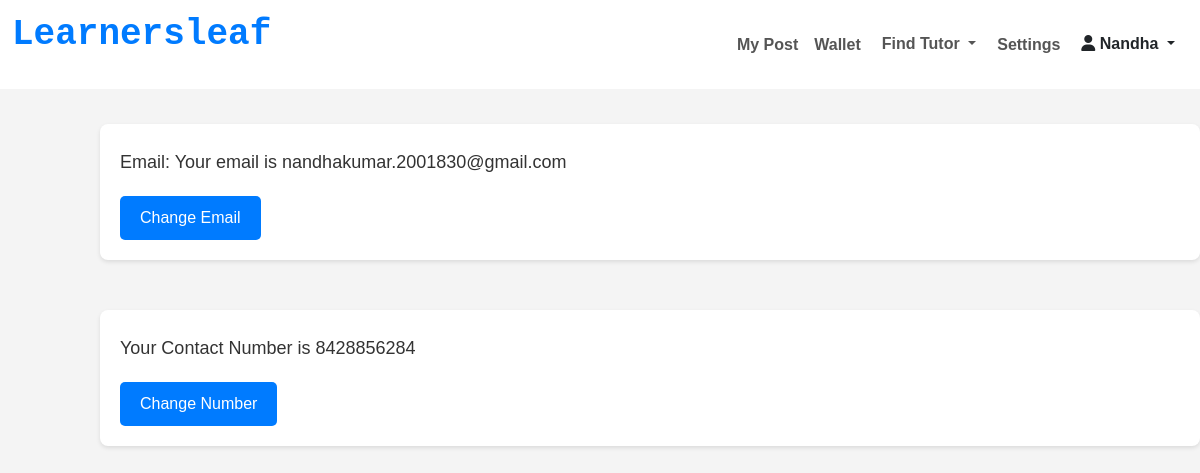
/stu_settings/nandhakumar.2001830@gmail.com, run on an earlier commit of the app's database.
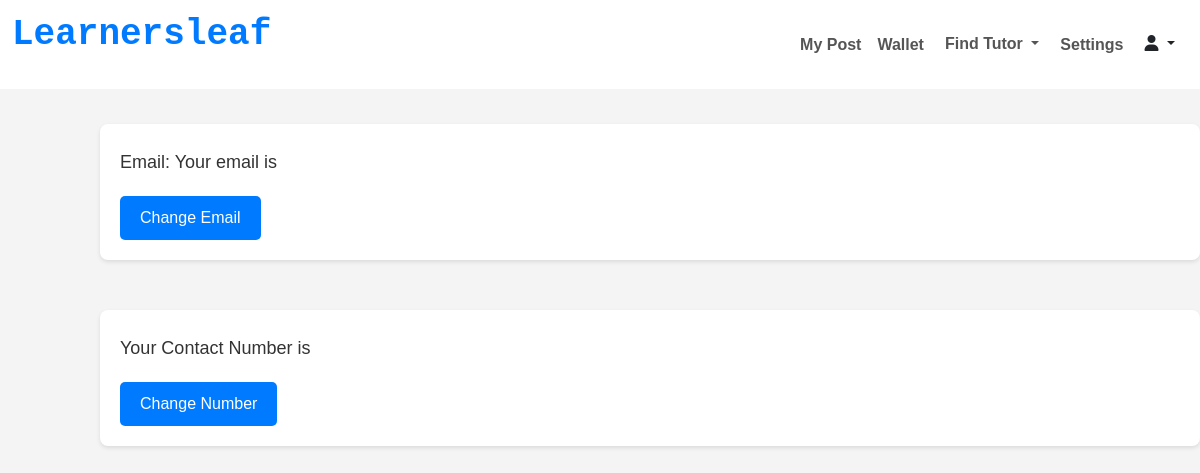
And on a later commit of the database.
### kovai_app/models.py (models this page shows)
class TutorRequest(models.Model):
    id = models.AutoField(primary_key=True)
    name = models.CharField(max_length=100,null=True,blank=True)
    email = models.EmailField()
    location = models.CharField(max_length=255)
    phone = models.CharField(max_length=15)
    w_number = models.CharField(max_length=15,null=True,blank=True)
    password= models.CharField(max_length=100,null=True,blank=True)
    coin=models.IntegerField(null=True, blank=True)
    mobile_otp=models.IntegerField(null=True, blank=True)
    gender=models.CharField(max_length=100,null=True,blank=True)

class Requestpost(models.Model):
    email = models.EmailField(null=True, blank=True)
    classes = models.CharField(max_length=225, null=True, blank=True)
    curriculum= models.CharField(max_length=20,  null=True, blank=True)
    dyr = models.TextField(verbose_name="Details of your requirement",null=True, blank=True)
    dates = models.DateTimeField(default=timezone.now)
    subject = models.CharField(max_length=255,null=False, blank=False)
    two_subject = models.CharField(max_length=255, null=True, blank=True)
    three_subject = models.CharField(max_length=255, null=True, blank=True)
    four_subject = models.CharField(max_length=255, null=True, blank=True)
    five_subject = models.CharField(max_length=255, null=True, blank=True)
    i_want = models.CharField(max_length=50, choices=[
        ("tutoring", "Tutoring"),
        ("assignment_help", "Assignment Help")
    ],null=False, blank=False)
    imagess = models.ImageField(upload_to='images/',null=True,blank=True)
    meeting_option = models.CharField(max_length=255, null=True,blank=True)
    budget = models.CharField(max_length=255)
    budget_need = models.CharField(max_length=50, choices=[
        ("per_hour", "per hour"),
        ("per_day", "per day"),
        ("per_week", "per week"),
        ("per_month", "per month")
    ])
    language = models.CharField(max_length=255,null=True, blank=True)
    need = models.CharField(max_length=10, choices=[
        ("part_time", "Part time"),
        ("full_time", "Full time")
    ] ,null=False, blank=False)
    gender = models.CharField(max_length=10, choices=[
        ("male", "Male"),
        ("female", "Female"),
        ("both", "Both")
    ],null=True,blank=True)
    location = models.CharField(max_length=255,null=True,blank=True)
    profile_photo = models.ImageField(upload_to=upload_to_stu,null=True)
    filename=models.CharField(max_length=200,  null=True, blank=True)
    coin=models.IntegerField(null=True, blank=True)

### kovai_app/views.py (the view)
# urls.py: path('stu_settings/<email>',views.stu_settings, name='stu_settings'),
def stu_settings(request,email):
    account=Requestpost.objects.filter(email=email).first()
    accounts=TutorRequest.objects.filter(email=email).first()
    return render(request,"stu_settings.html",{"account":account,"accounts":accounts})

### kovai_app/templates/stu_settings.html (shortened to what this page needs)
<!DOCTYPE html>
{% load static %}
<html lang="en">
<head>
    <link rel="stylesheet" href="https://cdnjs.cloudflare.com/ajax/libs/font-awesome/6.6.0/css/all.min.css" />
    <link href="https://cdn.jsdelivr.net/npm/bootstrap@5.3.3/dist/css/bootstrap.min.css" rel="stylesheet">
</head>
<body>
    <nav class="navbar navbar-expand-lg navbar-light  fixed-top">
        <div class="container-fluid">
            <a class="navbar-brand active" href="#">
                <h2>Learnersleaf</h2>
            </a>
            <div class="collapse navbar-collapse" id="navbarNav">
                <ul class="navbar-nav ms-auto">
                    <li class="nav-item">
                        <a class="nav-link active " href="/myposts/{{account.email}}/">My Post</a>
                    </li>
                    <li class="nav-item">
                        <a class="nav-link" href="/s_wallet/{{account.email}}">Wallet</a>
                    </li>
                    <li class="nav-item dropdown">
                        <button class="btn dropdown-toggle" style="color: #555" data-bs-toggle="dropdown">
                            Find Tutor
                        </button>
                    </li>
                    <li class="nav-item">
                        <a class="nav-link" href="/stu_settings/{{account.email}}" >Settings</a>
                    </li>
                    <li class="nav-item active">
                        <div class="dropdown" style="color: #555">
                            <div class="btn dropdown-toggle" data-bs-toggle="dropdown">
                                <i class="fa-solid fa-user"></i> {{accounts.name|title}}
                            </div>
                        </div>
                    </li>
                </ul>
            </div>
        </div>
    </nav>
    <h2 class="section-heading">   Your Settings </h2>
    <div class="mail">
        <p>Email: Your email is {{account.email}}</p>
        <button class="btn-email">Change Email</button>
    </div>
    <div class="phnumber">
        <p>Your Contact Number is {{accounts.phone}}</p>
        <button class="btn-phone">Change Number</button>
    </div>
</body>
</html>

What changed in the data, as far as the page shows it:
removed TutorRequest: name "Nandha", phone "8428856284"
removed Requestpost: email "nandhakumar.2001830@gmail.com"
